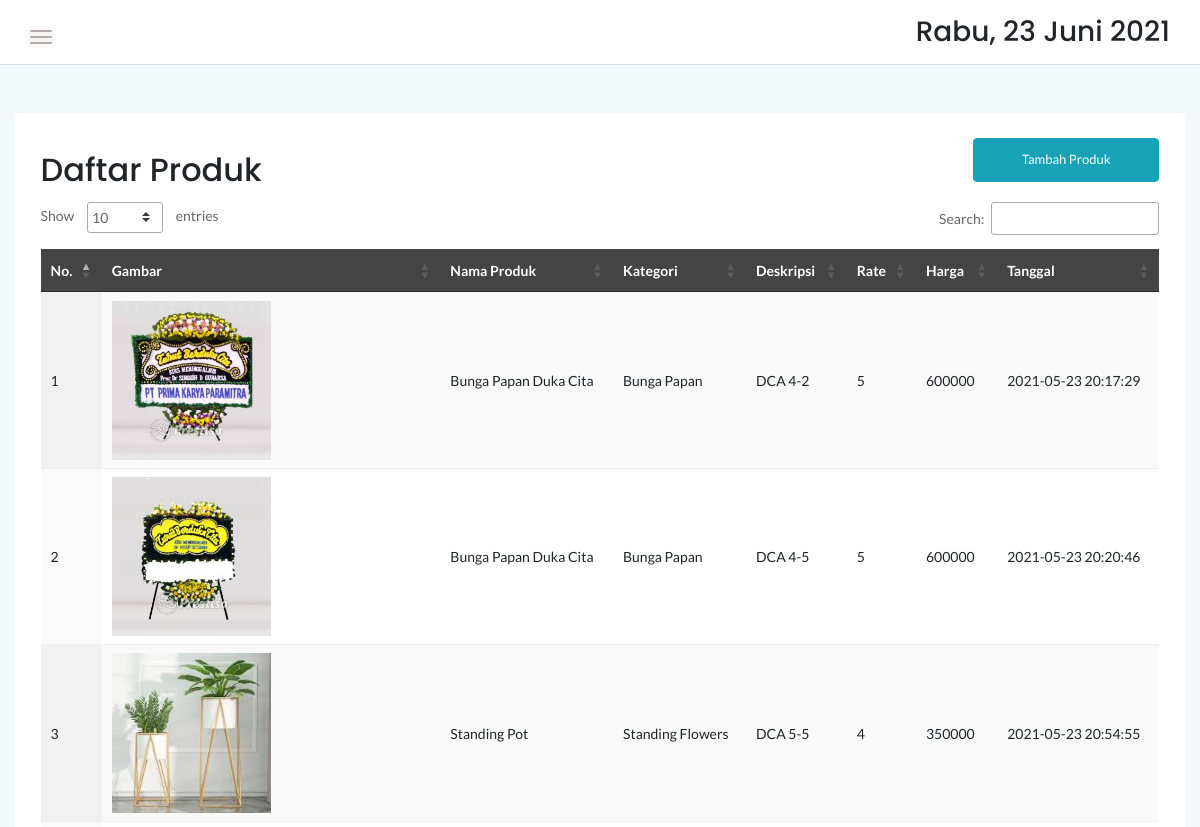
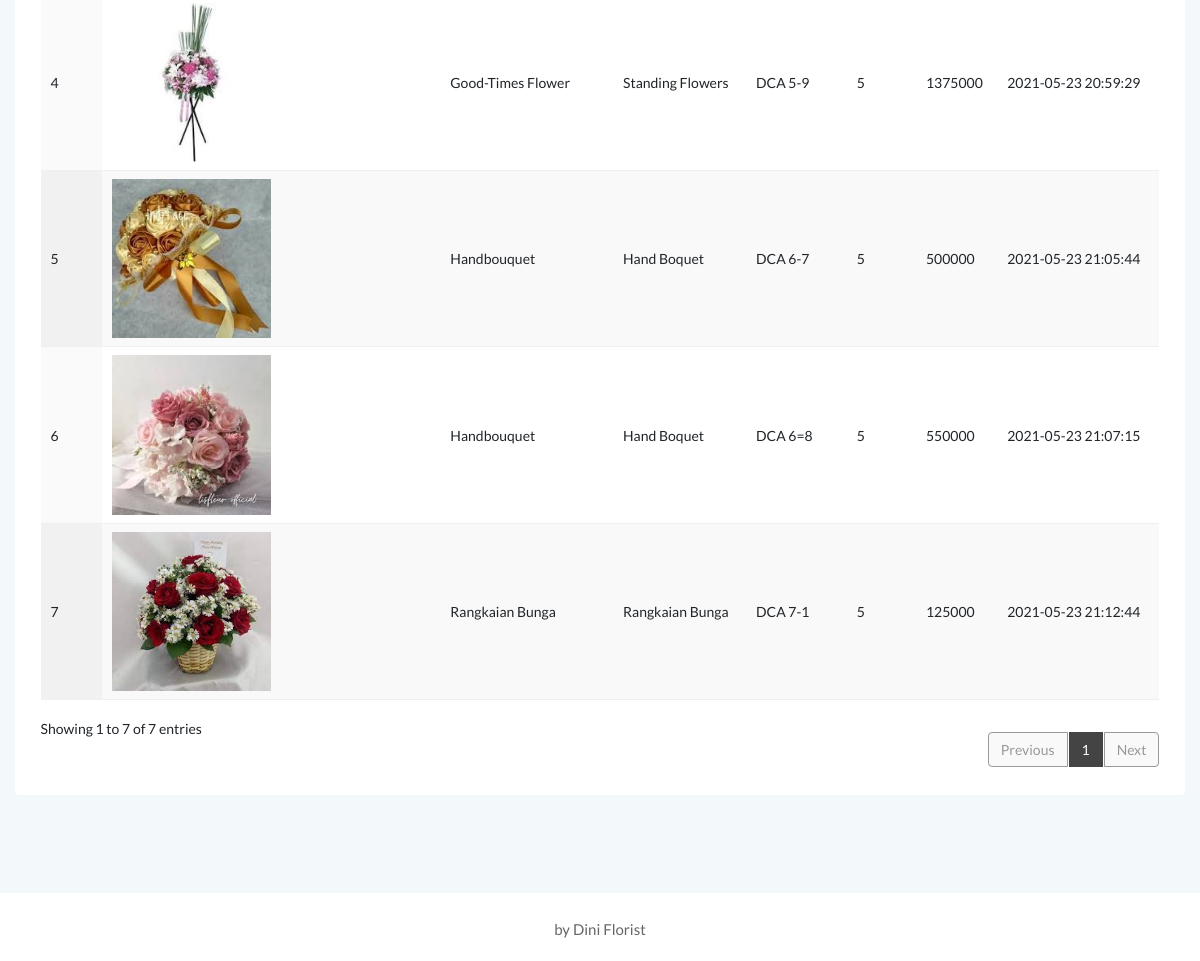
The app's page /admin/produk.php with its own data (2 pictures, top to bottom).
### tables this page shows
CREATE TABLE `produk` (
  `idproduk` int(11) NOT NULL,
  `idkategori` int(11) NOT NULL,
  `namaproduk` varchar(30) NOT NULL,
  `gambar` varchar(100) NOT NULL,
  `deskripsi` varchar(200) NOT NULL,
  `rate` int(11) NOT NULL,
  `harga` int(11) NOT NULL,
  `tgldibuat` timestamp NOT NULL DEFAULT current_timestamp()
);

CREATE TABLE `kategori` (
  `idkategori` int(11) NOT NULL,
  `namakategori` varchar(20) NOT NULL,
  `tgldibuat` timestamp NOT NULL DEFAULT current_timestamp()
);

### admin/produk.php (the view, shortened to what this page needs)
<?php
	include '../dbconnect.php';
	?>
<!doctype html>
<html class="no-js" lang="en">
<head>
    <link rel="stylesheet" href="assets/css/bootstrap.min.css">
    <link rel="stylesheet" href="assets/css/font-awesome.min.css">
    <link rel="stylesheet" href="assets/css/themify-icons.css">
    <link rel="stylesheet" href="assets/css/metisMenu.css">
    <link rel="stylesheet" href="assets/css/owl.carousel.min.css">
    <link rel="stylesheet" href="assets/css/slicknav.min.css">
    <link rel="stylesheet" href="https://www.amcharts.com/lib/3/plugins/export/export.css" type="text/css"
        media="all" />
    <link rel="stylesheet" type="text/css" href="https://cdn.datatables.net/1.10.20/css/jquery.dataTables.min.css">
    <link rel="stylesheet" type="text/css" href="https://cdn.datatables.net/1.10.20/css/jquery.dataTables.css">
    <link rel="stylesheet" type="text/css" href="https://cdn.datatables.net/1.10.20/css/dataTables.bootstrap4.min.css">
    <link rel="stylesheet" type="text/css"
        href="https://cdn.datatables.net/responsive/2.2.3/css/responsive.bootstrap.min.css">
    <link rel="stylesheet" type="text/css"
        href="https://cdn.datatables.net/responsive/2.2.3/css/responsive.jqueryui.min.css">
    <link rel="stylesheet" type="text/css"
        href="https://cdn.datatables.net/buttons/1.5.2/css/buttons.dataTables.min.css">
    <link rel="stylesheet" href="assets/css/typography.css">
    <link rel="stylesheet" href="assets/css/default-css.css">
    <link rel="stylesheet" href="assets/css/styles.css">
    <link rel="stylesheet" href="assets/css/responsive.css">
</head>
<body>
    <div class="page-container">
        <div class="main-content">
            <div class="header-area">
                <div class="row align-items-center">
                    <div class="col-md-6 col-sm-8 clearfix">
                        <div class="nav-btn pull-left">
                            <span></span>
                            <span></span>
                            <span></span>
                        </div>
                    </div>
                    <div class="col-md-6 col-sm-4 clearfix">
                        <ul class="notification-area pull-right">
                            <li>
                                <h3>
                                    <div class="date">
                                    </div>
                                </h3>
                            </li>
                        </ul>
                    </div>
                </div>
            </div>
            <div class="main-content-inner">
                <div class="row mt-5 mb-5">
                    <div class="col-12">
                        <div class="card">
                            <div class="card-body">
                                <div class="d-sm-flex justify-content-between align-items-center">
                                    <h2>Daftar Produk</h2>
                                    <button style="margin-bottom:20px" data-toggle="modal" data-target="#myModal"
                                        class="btn btn-info col-md-2">Tambah Produk</button>
                                </div>
                                <div class="data-tables datatable-dark">
                                    <table id="dataTable3" class="display" style="width:100%">
                                        <thead class="thead-dark">
                                            <tr>
                                                <th>No.</th>
                                                <th>Gambar</th>
                                                <th>Nama Produk</th>
                                                <th>Kategori</th>
                                                <th>Deskripsi</th>
                                                <th>Rate</th>
                                                <th>Harga </th>
                                                <th>Tanggal</th>
                                            </tr>
                                        </thead>
                                        <tbody>
                                            <?php
											$brgs=mysqli_query($conn,"SELECT * from kategori k, produk p where k.idkategori=p.idkategori order by idproduk ASC");
											$no=1;
											while($p=mysqli_fetch_array($brgs)){
												?>
                                            <tr>
                                                <td><?php echo $no++ ?></td>
                                                <td><img src="../<?php echo $p['gambar'] ?>" width="50%" \></td>
                                                <td><?php echo $p['namaproduk'] ?></td>
                                                <td><?php echo $p['namakategori'] ?></td>
                                                <td><?php echo $p['deskripsi'] ?></td>
                                                <td><?php echo $p['rate'] ?></td>
                                                <td><?php echo $p['harga'] ?></td>
                                                <td><?php echo $p['tgldibuat'] ?></td>
                                            </tr>
                                            <?php
											}
											?>
                                        </tbody>
                                    </table>
                                </div>
                            </div>
                        </div>
                    </div>
                </div>
            </div>
        </div>
    </div>
    <footer>
        <div class="footer-area">
            <p>by Dini Florist</p>
        </div>
    </footer>
</body>
</html>

### admin/assets/css/styles.css (style rules this page uses)
.page-container { width: 100%; height: 100%; min-height: 100vh; padding-left: 280px; -webkit-transition: padding-left 0.3s ease 0s; transition: padding-left 0.3s ease 0s; }
.card { border: none; border-radius: 4px; background-color: #fff; -webkit-transition: all 0.3s ease 0s; transition: all 0.3s ease 0s; }
.card-body { padding: 25.6px; padding: 1.6rem; }
.main-content { width: 100%; background: #F3F8FB; }
.main-content-inner { padding: 0 30px 50px; }
.header-area { padding: 15px 30px; background: #fff; border-bottom: 1px solid #d8e3e7; }
.nav-btn { margin-right: 30px; margin-top: 10px; cursor: pointer; }
.nav-btn span { display: block; width: 22px; height: 2px; background: #b3aaaa; margin: 4px 0; border-radius: 15px; -webkit-transition: all 0.3s ease 0s; transition: all 0.3s ease 0s; box-shadow: 0 0 0 4px rgba(99, 96, 96, 0.03); }
.notification-area { -webkit-user-select: none; -moz-user-select: none; -ms-user-select: none; user-select: none; position: relative; z-index: 1; }
.notification-area li { display: inline-block; margin-left: 20px; cursor: pointer; -webkit-user-select: none; -moz-user-select: none; -ms-user-select: none; user-select: none; }
.footer-area { text-align: center; padding: 23px 0 19px; background: #fff; }
.footer-area p { color: #676666; margin-bottom: 0; }
.btn { padding: 11px 17px; font-size: 13px; letter-spacing: 0; }
table tr th { border-bottom: none; }
table tr th, table tr td { border-top: 1px solid rgba(120, 130, 140, 0.13) !important; }
table.dataTable.no-footer { border-bottom: 1px solid rgba(120, 130, 140, 0.13) !important; }
table.dataTable thead th, table.dataTable thead td { border-bottom-color: transparent; }
.datatable-dark thead { background: #444; color: #fff; }

### admin/assets/css/responsive.css (style rules this page uses)
@media (min-width: 1200px) and (max-width: 1364px) { .main-content-inner { padding: 0 15px 50px; } }
@media (min-width: 1200px) and (max-width: 1364px) { .page-container, .sbar_collapsed.page-container { padding-left: 0; } }

### records on screen
produk: gambar (picture), namaproduk "Bunga Papan Duka Cita", idkategori.namakategori "Bunga Papan", deskripsi "DCA 4-2", rate "5", harga "600000", tgldibuat "2021-05-23 20:17:29"
produk: gambar (picture), namaproduk "Bunga Papan Duka Cita", idkategori.namakategori "Bunga Papan", deskripsi "DCA 4-5", rate "5", harga "600000", tgldibuat "2021-05-23 20:20:46"
produk: gambar (picture), namaproduk "Standing Pot", idkategori.namakategori "Standing Flowers", deskripsi "DCA 5-5", rate "4", harga "350000", tgldibuat "2021-05-23 20:54:55"
produk: shows a picture, namaproduk "Good-Times Flower", idkategori.namakategori "Standing Flowers", deskripsi "DCA 5-9", rate "5", harga "1375000", tgldibuat "2021-05-23 20:59:29"
produk: gambar (picture), namaproduk "Handbouquet", idkategori.namakategori "Hand Boquet", deskripsi "DCA 6-7", rate "5", harga "500000", tgldibuat "2021-05-23 21:05:44"
produk: gambar (picture), namaproduk "Handbouquet", idkategori.namakategori "Hand Boquet", deskripsi "DCA 6=8", rate "5", harga "550000", tgldibuat "2021-05-23 21:07:15"
produk: gambar (picture), namaproduk "Rangkaian Bunga", idkategori.namakategori "Rangkaian Bunga", deskripsi "DCA 7-1", rate "5", harga "125000", tgldibuat "2021-05-23 21:12:44"
